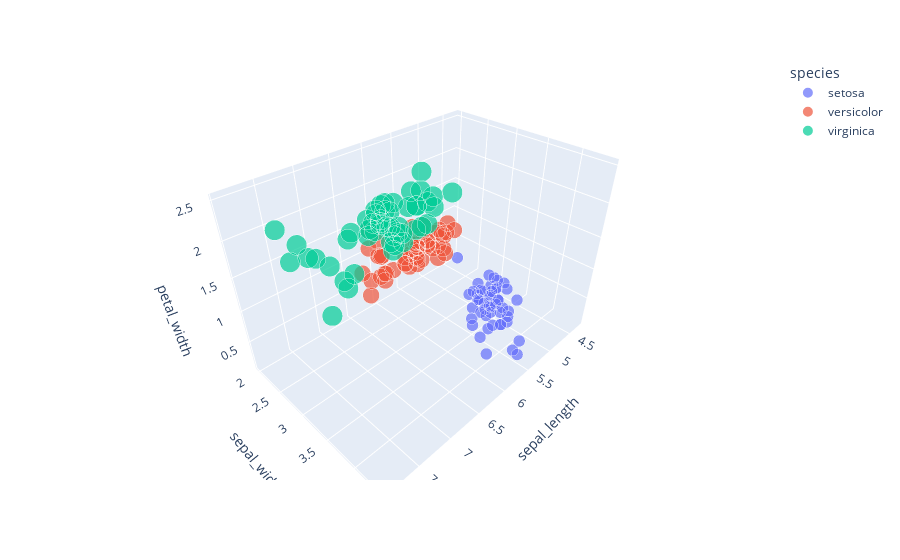

Source (notebook cell):
### Code cell
df = px.data.iris()
fig = px.scatter_3d(df,x='sepal_length', y='sepal_width', z='petal_width', color='species', size="species_id")
fig.show()

### Figure 1 — Plotly figure (JSON) as saved in the notebook; plotly's stock layout.template omitted (floating-point values rounded to 4 significant figures)
{"data": [{"hovertemplate": "species=setosa<br>sepal_length=%{x}<br>sepal_width=%{y}<br>petal_width=%{z}<br>species_id=%{marker.size}<extra></extra>", "legendgroup": "setosa", "marker": {"color": "#636efa", "size": [1, 1, 1, 1, 1, 1, 1, 1, 1, 1, 1, 1, 1, 1, 1, 1, 1, 1, 1, 1, 1, 1, 1, 1, 1, 1, 1, 1, 1, 1, 1, 1, 1, 1, 1, 1, 1, 1, 1, 1, 1, 1, 1, 1, 1, 1, 1, 1, 1, 1], "sizemode": "area", "sizeref": 0.0075, "symbol": "circle"}, "mode": "markers", "name": "setosa", "scene": "scene", "showlegend": true, "type": "scatter3d", "x": [5.1, 4.9, 4.7, 4.6, 5, 5.4, 4.6, 5, 4.4, 4.9, 5.4, 4.8, 4.8, 4.3, 5.8, 5.7, 5.4, 5.1, 5.7, 5.1, 5.4, 5.1, 4.6, 5.1, 4.8, 5, 5, 5.2, 5.2, 4.7, 4.8, 5.4, 5.2, 5.5, 4.9, 5, 5.5, 4.9, 4.4, 5.1, 5, 4.5, 4.4, 5, 5.1, 4.8, 5.1, 4.6, 5.3, 5], "y": [3.5, 3, 3.2, 3.1, 3.6, 3.9, 3.4, 3.4, 2.9, 3.1, 3.7, 3.4, 3, 3, 4, 4.4, 3.9, 3.5, 3.8, 3.8, 3.4, 3.7, 3.6, 3.3, 3.4, 3, 3.4, 3.5, 3.4, 3.2, 3.1, 3.4, 4.1, 4.2, 3.1, 3.2, 3.5, 3.1, 3, 3.4, 3.5, 2.3, 3.2, 3.5, 3.8, 3, 3.8, 3.2, 3.7, 3.3], "z": [0.2, 0.2, 0.2, 0.2, 0.2, 0.4, 0.3, 0.2, 0.2, 0.1, 0.2, 0.2, 0.1, 0.1, 0.2, 0.4, 0.4, 0.3, 0.3, 0.3, 0.2, 0.4, 0.2, 0.5, 0.2, 0.2, 0.4, 0.2, 0.2, 0.2, 0.2, 0.4, 0.1, 0.2, 0.1, 0.2, 0.2, 0.1, 0.2, 0.2, 0.3, 0.3, 0.2, 0.6, 0.4, 0.3, 0.2, 0.2, 0.2, 0.2]}, {"hovertemplate": "species=versicolor<br>sepal_length=%{x}<br>sepal_width=%{y}<br>petal_width=%{z}<br>species_id=%{marker.size}<extra></extra>", "legendgroup": "versicolor", "marker": {"color": "#EF553B", "size": [2, 2, 2, 2, 2, 2, 2, 2, 2, 2, 2, 2, 2, 2, 2, 2, 2, 2, 2, 2, 2, 2, 2, 2, 2, 2, 2, 2, 2, 2, 2, 2, 2, 2, 2, 2, 2, 2, 2, 2, 2, 2, 2, 2, 2, 2, 2, 2, 2, 2], "sizemode": "area", "sizeref": 0.0075, "symbol": "circle"}, "mode": "markers", "name": "versicolor", "scene": "scene", "showlegend": true, "type": "scatter3d", "x": [7, 6.4, 6.9, 5.5, 6.5, 5.7, 6.3, 4.9, 6.6, 5.2, 5, 5.9, 6, 6.1, 5.6, 6.7, 5.6, 5.8, 6.2, 5.6, 5.9, 6.1, 6.3, 6.1, 6.4, 6.6, 6.8, 6.7, 6, 5.7, 5.5, 5.5, 5.8, 6, 5.4, 6, 6.7, 6.3, 5.6, 5.5, 5.5, 6.1, 5.8, 5, 5.6, 5.7, 5.7, 6.2, 5.1, 5.7], "y": [3.2, 3.2, 3.1, 2.3, 2.8, 2.8, 3.3, 2.4, 2.9, 2.7, 2, 3, 2.2, 2.9, 2.9, 3.1, 3, 2.7, 2.2, 2.5, 3.2, 2.8, 2.5, 2.8, 2.9, 3, 2.8, 3, 2.9, 2.6, 2.4, 2.4, 2.7, 2.7, 3, 3.4, 3.1, 2.3, 3, 2.5, 2.6, 3, 2.6, 2.3, 2.7, 3, 2.9, 2.9, 2.5, 2.8], "z": [1.4, 1.5, 1.5, 1.3, 1.5, 1.3, 1.6, 1, 1.3, 1.4, 1, 1.5, 1, 1.4, 1.3, 1.4, 1.5, 1, 1.5, 1.1, 1.8, 1.3, 1.5, 1.2, 1.3, 1.4, 1.4, 1.7, 1.5, 1, 1.1, 1, 1.2, 1.6, 1.5, 1.6, 1.5, 1.3, 1.3, 1.3, 1.2, 1.4, 1.2, 1, 1.3, 1.2, 1.3, 1.3, 1.1, 1.3]}, {"hovertemplate": "species=virginica<br>sepal_length=%{x}<br>sepal_width=%{y}<br>petal_width=%{z}<br>species_id=%{marker.size}<extra></extra>", "legendgroup": "virginica", "marker": {"color": "#00cc96", "size": [3, 3, 3, 3, 3, 3, 3, 3, 3, 3, 3, 3, 3, 3, 3, 3, 3, 3, 3, 3, 3, 3, 3, 3, 3, 3, 3, 3, 3, 3, 3, 3, 3, 3, 3, 3, 3, 3, 3, 3, 3, 3, 3, 3, 3, 3, 3, 3, 3, 3], "sizemode": "area", "sizeref": 0.0075, "symbol": "circle"}, "mode": "markers", "name": "virginica", "scene": "scene", "showlegend": true, "type": "scatter3d", "x": [6.3, 5.8, 7.1, 6.3, 6.5, 7.6, 4.9, 7.3, 6.7, 7.2, 6.5, 6.4, 6.8, 5.7, 5.8, 6.4, 6.5, 7.7, 7.7, 6, 6.9, 5.6, 7.7, 6.3, 6.7, 7.2, 6.2, 6.1, 6.4, 7.2, 7.4, 7.9, 6.4, 6.3, 6.1, 7.7, 6.3, 6.4, 6, 6.9, 6.7, 6.9, 5.8, 6.8, 6.7, 6.7, 6.3, 6.5, 6.2, 5.9], "y": [3.3, 2.7, 3, 2.9, 3, 3, 2.5, 2.9, 2.5, 3.6, 3.2, 2.7, 3, 2.5, 2.8, 3.2, 3, 3.8, 2.6, 2.2, 3.2, 2.8, 2.8, 2.7, 3.3, 3.2, 2.8, 3, 2.8, 3, 2.8, 3.8, 2.8, 2.8, 2.6, 3, 3.4, 3.1, 3, 3.1, 3.1, 3.1, 2.7, 3.2, 3.3, 3, 2.5, 3, 3.4, 3], "z": [2.5, 1.9, 2.1, 1.8, 2.2, 2.1, 1.7, 1.8, 1.8, 2.5, 2, 1.9, 2.1, 2, 2.4, 2.3, 1.8, 2.2, 2.3, 1.5, 2.3, 2, 2, 1.8, 2.1, 1.8, 1.8, 1.8, 2.1, 1.6, 1.9, 2, 2.2, 1.5, 1.4, 2.3, 2.4, 1.8, 1.8, 2.1, 2.4, 2.3, 1.9, 2.3, 2.5, 2.3, 1.9, 2, 2.3, 1.8]}], "layout": {"legend": {"itemsizing": "constant", "title": {"text": "species"}, "tracegroupgap": 0}, "margin": {"t": 60}, "scene": {"domain": {"x": [0, 1], "y": [0, 1]}, "xaxis": {"title": {"text": "sepal_length"}}, "yaxis": {"title": {"text": "sepal_width"}}, "zaxis": {"title": {"text": "petal_width"}}}}}
